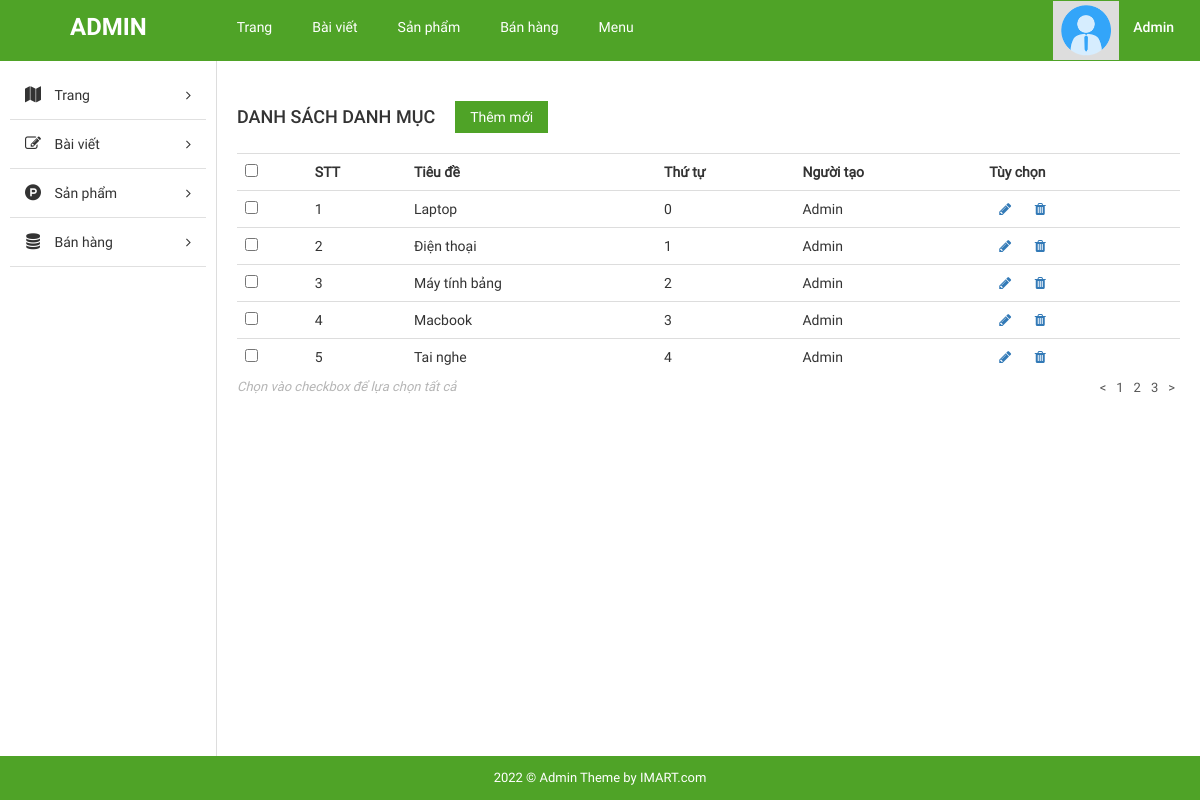
The app's page /admin/index.php?page=list_cat with its own data.
### tables this page shows
CREATE TABLE `tbl_category` (
  `cat_id` int(30) NOT NULL,
  `cat_name` varchar(100) NOT NULL
);

### admin/pages/list_cat.php (the view)
<div id="main-content-wp" class="list-cat-page">
    <div class="wrap clearfix">
        <?php require 'inc/sidebar.php'; ?>
        <div id="content" class="fl-right">
            <div class="section" id="title-page">
                <div class="clearfix">
                    <h3 id="index" class="fl-left">Danh sách danh mục</h3>
                    <a href="?page=form_add_cat" title="" id="add-new" class="fl-left">Thêm mới</a>
                </div>
            </div>
            <div class="section" id="detail-page">
                <div class="section-detail">
                    <div class="table-responsive">
                        <table class="table list-table-wp">
                                <tr>
                                    <th><input type="checkbox" name="checkAll" id="checkAll"></th>
                                    <th><span class="thead-text">STT</span></th>
                                    <th><span class="thead-text">Tiêu đề</span></th>
                                    <th><span class="thead-text">Thứ tự</span></th>
                                    <th><span class="thead-text">Người tạo</span></th>
                                    <th><span class="thead-text">Tùy chọn</span></th>
                                </tr>
                                <?php
                                $sql="SELECT * FROM tbl_category";
                                $rs=mysqli_query($con,$sql);
                                $count=0;
                                while($r=mysqli_fetch_assoc($rs))
                                {
                                    $count++;
                                    ?>
                                    <tr>
                                        <td><input type="checkbox" name="checkAll" id="checkAll"></td>
                                        <td><?=$count?></td>
                                        <td><?=$r['cat_name']?></td>
                                        <td><?=$r['cat_id']?></td>
                                        <td>Admin</td>
                                        <td>
                                        <a href="?page=form_edit_cat&id=<?=$r['cat_id']?>" title="Sửa" class="edit" style=margin:10px><i class="fa fa-pencil" aria-hidden="true"></i></a>
                                                <a href="?page=delete_cat&id=<?=$r['cat_id']?>" title="Xóa" class="delete" style=margin:10px><i class="fa fa-trash" aria-hidden="true"  onclick='return confirm("Bạn chắc chắn muốn tiếp tục xóa không?")'></i></a>
                                        </td>
                                    </tr>
                                <?php
                                }
                                ?>
                        </table>
                    </div>
                </div>
            </div>
            <div class="section" id="paging-wp">
                <div class="section-detail clearfix">
                    <p id="desc" class="fl-left">Chọn vào checkbox để lựa chọn tất cả</p>
                    <ul id="list-paging" class="fl-right">
                        <li>
                            <a href="" title=""><</a>
                        </li>
                        <li>
                            <a href="" title="">1</a>
                        </li>
                        <li>
                            <a href="" title="">2</a>
                        </li>
                        <li>
                            <a href="" title="">3</a>
                        </li>
                        <li>
                            <a href="" title="">></a>
                        </li>
                    </ul>
                </div>
            </div>
        </div>
    </div>
</div>

### admin/public/css/import/global.css (style rules this page uses)
body { font-family: "Roboto Regular"; font-size: 14px; line-height: 24px; color: #333; }
.fl-left { float: left; }
.fl-right { float: right; }
ul li { list-style: none!important; }
a { text-decoration: none!important; }

### admin/public/css/import/list_post.css (style rules this page uses)
#content { width: 82%; border-left: 1px solid #ddd; padding: 20px; }
#add-new { display: inline-block; color: #fff; background: #4fa327; padding: 4px 15px; margin: 20px; }
#index { font-family: 'Roboto Medium'; font-weight: normal; text-transform: uppercase; font-size: 18px; padding: 24px 0px; }
#paging-wp #desc { font-size: 13px; color: #b5b5b5; font-style: italic; }
#list-paging li { float: left; }
#list-paging li a { display: inline-block; color: #555; font-size: 13px; padding: 0px 5px; }

### admin/public/css/import/detail_order.css (style rules this page uses)
.table { margin-bottom: 0!important; }

### records on screen
tbl_category: cat_name "Laptop", cat_id "0"
tbl_category: cat_name "Điện thoại", cat_id "1"
tbl_category: cat_name "Máy tính bảng", cat_id "2"
tbl_category: cat_name "Macbook", cat_id "3"
tbl_category: cat_name "Tai nghe", cat_id "4"
